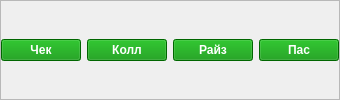
             <widget class="QFrame" name="actionBtns_frame">
              <property name="frameShape">
               <enum>QFrame::StyledPanel</enum>
              </property>
              <property name="frameShadow">
               <enum>QFrame::Raised</enum>
              </property>
              <layout class="QHBoxLayout" name="horizontalLayout_31">
               <property name="leftMargin">
                <number>0</number>
               </property>
               <property name="topMargin">
                <number>0</number>
               </property>
               <property name="rightMargin">
                <number>0</number>
               </property>
               <property name="bottomMargin">
                <number>0</number>
               </property>
               <item>
                <widget class="QPushButton" name="check_btn">
                 <property name="enabled">
                  <bool>true</bool>
                 </property>
                 <property name="sizePolicy">
                  <sizepolicy hsizetype="Fixed" vsizetype="Fixed">
                   <horstretch>0</horstretch>
                   <verstretch>0</verstretch>
                  </sizepolicy>
                 </property>
                 <property name="palette">
                  <palette>
                   <active>
                    <colorrole role="Button">
                     <brush brushstyle="SolidPattern">
                      <color alpha="255">
                       <red>0</red>
                       <green>143</green>
                       <blue>0</blue>
                      </color>
                     </brush>
                    </colorrole>
                    <colorrole role="ButtonText">
                     <brush brushstyle="SolidPattern">
                      <color alpha="255">
                       <red>255</red>
                       <green>255</green>
                       <blue>255</blue>
                      </color>
                     </brush>
                    </colorrole>
                    <colorrole role="Base">
                     <brush brushstyle="SolidPattern">
                      <color alpha="255">
                       <red>0</red>
                       <green>143</green>
                       <blue>0</blue>
                      </color>
                     </brush>
                    </colorrole>
                    <colorrole role="Window">
                     <brush brushstyle="SolidPattern">
                      <color alpha="255">
                       <red>0</red>
                       <green>143</green>
                       <blue>0</blue>
                      </color>
                     </brush>
                    </colorrole>
                   </active>
                   <inactive>
                    <colorrole role="Button">
                     <brush brushstyle="SolidPattern">
                      <color alpha="255">
                       <red>0</red>
                       <green>143</green>
                       <blue>0</blue>
                      </color>
                     </brush>
                    </colorrole>
                    <colorrole role="ButtonText">
                     <brush brushstyle="SolidPattern">
                      <color alpha="255">
                       <red>255</red>
                       <green>255</green>
                       <blue>255</blue>
                      </color>
                     </brush>
                    </colorrole>
                    <colorrole role="Base">
                     <brush brushstyle="SolidPattern">
                      <color alpha="255">
                       <red>0</red>
                       <green>143</green>
                       <blue>0</blue>
                      </color>
                     </brush>
                    </colorrole>
                    <colorrole role="Window">
                     <brush brushstyle="SolidPattern">
                      <color alpha="255">
                       <red>0</red>
                       <green>143</green>
                       <blue>0</blue>
                      </color>
                     </brush>
                    </colorrole>
                   </inactive>
                   <disabled>
                    <colorrole role="Button">
                     <brush brushstyle="SolidPattern">
                      <color alpha="255">
                       <red>0</red>
                       <green>143</green>
                       <blue>0</blue>
                      </color>
                     </brush>
                    </colorrole>
                    <colorrole role="ButtonText">
                     <brush brushstyle="SolidPattern">
                      <color alpha="255">
                       <red>120</red>
                       <green>120</green>
                       <blue>120</blue>
                      </color>
                     </brush>
                    </colorrole>
                    <colorrole role="Base">
                     <brush brushstyle="SolidPattern">
                      <color alpha="255">
                       <red>0</red>
                       <green>143</green>
                       <blue>0</blue>
                      </color>
                     </brush>
                    </colorrole>
                    <colorrole role="Window">
                     <brush brushstyle="SolidPattern">
                      <color alpha="255">
                       <red>0</red>
                       <green>143</green>
                       <blue>0</blue>
                      </color>
                     </brush>
                    </colorrole>
                   </disabled>
                  </palette>
                 </property>
                 <property name="font">
                  <font>
                   <weight>75</weight>
                   <bold>true</bold>
                   <stylestrategy>PreferDefault</stylestrategy>
                  </font>
                 </property>
                 <property name="styleSheet">
                  <string notr="true">background-color: rgb(0, 143, 0);</string>
                 </property>
                 <property name="text">
                  <string>Чек</string>
                 </property>
                </widget>
               </item>
               <item>
                <widget class="QPushButton" name="call_btn">
                 <property name="enabled">
                  <bool>true</bool>
                 </property>
                 <property name="sizePolicy">
                  <sizepolicy hsizetype="Fixed" vsizetype="Fixed">
                   <horstretch>0</horstretch>
                   <verstretch>0</verstretch>
                  </sizepolicy>
                 </property>
                 <property name="palette">
                  <palette>
                   <active>
                    <colorrole role="Button">
                     <brush brushstyle="SolidPattern">
                      <color alpha="255">
                       <red>0</red>
                       <green>143</green>
                       <blue>0</blue>
                      </color>
                     </brush>
                    </colorrole>
                    <colorrole role="ButtonText">
                     <brush brushstyle="SolidPattern">
                      <color alpha="255">
                       <red>255</red>
                       <green>255</green>
                       <blue>255</blue>
                      </color>
                     </brush>
                    </colorrole>
                    <colorrole role="Base">
                     <brush brushstyle="SolidPattern">
                      <color alpha="255">
                       <red>0</red>
                       <green>143</green>
                       <blue>0</blue>
                      </color>
                     </brush>
                    </colorrole>
                    <colorrole role="Window">
                     <brush brushstyle="SolidPattern">
                      <color alpha="255">
                       <red>0</red>
                       <green>143</green>
                       <blue>0</blue>
                      </color>
                     </brush>
                    </colorrole>
                   </active>
                   <inactive>
                    <colorrole role="Button">
                     <brush brushstyle="SolidPattern">
                      <color alpha="255">
                       <red>0</red>
                       <green>143</green>
                       <blue>0</blue>
                      </color>
                     </brush>
                    </colorrole>
                    <colorrole role="ButtonText">
                     <brush brushstyle="SolidPattern">
                      <color alpha="255">
                       <red>255</red>
                       <green>255</green>
                       <blue>255</blue>
                      </color>
                     </brush>
                    </colorrole>
                    <colorrole role="Base">
                     <brush brushstyle="SolidPattern">
                      <color alpha="255">
                       <red>0</red>
                       <green>143</green>
                       <blue>0</blue>
                      </color>
                     </brush>
                    </colorrole>
                    <colorrole role="Window">
                     <brush brushstyle="SolidPattern">
                      <color alpha="255">
                       <red>0</red>
                       <green>143</green>
                       <blue>0</blue>
                      </color>
                     </brush>
                    </colorrole>
                   </inactive>
                   <disabled>
                    <colorrole role="Button">
                     <brush brushstyle="SolidPattern">
                      <color alpha="255">
                       <red>0</red>
                       <green>143</green>
                       <blue>0</blue>
                      </color>
                     </brush>
                    </colorrole>
                    <colorrole role="ButtonText">
                     <brush brushstyle="SolidPattern">
                      <color alpha="255">
                       <red>120</red>
                       <green>120</green>
                       <blue>120</blue>
                      </color>
                     </brush>
                    </colorrole>
                    <colorrole role="Base">
                     <brush brushstyle="SolidPattern">
                      <color alpha="255">
                       <red>0</red>
                       <green>143</green>
                       <blue>0</blue>
                      </color>
                     </brush>
                    </colorrole>
                    <colorrole role="Window">
                     <brush brushstyle="SolidPattern">
                      <color alpha="255">
                       <red>0</red>
                       <green>143</green>
                       <blue>0</blue>
                      </color>
                     </brush>
                    </colorrole>
                   </disabled>
                  </palette>
                 </property>
                 <property name="font">
                  <font>
                   <weight>75</weight>
                   <bold>true</bold>
                   <stylestrategy>PreferDefault</stylestrategy>
                  </font>
                 </property>
                 <property name="styleSheet">
                  <string notr="true">background-color: rgb(0, 143, 0);</string>
                 </property>
                 <property name="text">
                  <string>Колл</string>
                 </property>
                </widget>
               </item>
               <item>
                <widget class="QPushButton" name="raise_btn">
                 <property name="enabled">
                  <bool>true</bool>
                 </property>
                 <property name="sizePolicy">
                  <sizepolicy hsizetype="Fixed" vsizetype="Fixed">
                   <horstretch>0</horstretch>
                   <verstretch>0</verstretch>
                  </sizepolicy>
                 </property>
                 <property name="palette">
                  <palette>
                   <active>
                    <colorrole role="Button">
                     <brush brushstyle="SolidPattern">
                      <color alpha="255">
                       <red>0</red>
                       <green>143</green>
                       <blue>0</blue>
                      </color>
                     </brush>
                    </colorrole>
                    <colorrole role="ButtonText">
                     <brush brushstyle="SolidPattern">
                      <color alpha="255">
                       <red>255</red>
                       <green>255</green>
                       <blue>255</blue>
                      </color>
                     </brush>
                    </colorrole>
                    <colorrole role="Base">
                     <brush brushstyle="SolidPattern">
                      <color alpha="255">
                       <red>0</red>
                       <green>143</green>
                       <blue>0</blue>
                      </color>
                     </brush>
                    </colorrole>
                    <colorrole role="Window">
                     <brush brushstyle="SolidPattern">
                      <color alpha="255">
                       <red>0</red>
                       <green>143</green>
                       <blue>0</blue>
                      </color>
                     </brush>
                    </colorrole>
                   </active>
                   <inactive>
                    <colorrole role="Button">
                     <brush brushstyle="SolidPattern">
                      <color alpha="255">
                       <red>0</red>
                       <green>143</green>
                       <blue>0</blue>
                      </color>
                     </brush>
                    </colorrole>
                    <colorrole role="ButtonText">
                     <brush brushstyle="SolidPattern">
                      <color alpha="255">
                       <red>255</red>
                       <green>255</green>
                       <blue>255</blue>
                      </color>
                     </brush>
                    </colorrole>
                    <colorrole role="Base">
                     <brush brushstyle="SolidPattern">
                      <color alpha="255">
                       <red>0</red>
                       <green>143</green>
                       <blue>0</blue>
                      </color>
                     </brush>
                    </colorrole>
                    <colorrole role="Window">
                     <brush brushstyle="SolidPattern">
                      <color alpha="255">
                       <red>0</red>
                       <green>143</green>
                       <blue>0</blue>
                      </color>
                     </brush>
                    </colorrole>
                   </inactive>
                   <disabled>
                    <colorrole role="Button">
                     <brush brushstyle="SolidPattern">
                      <color alpha="255">
                       <red>0</red>
                       <green>143</green>
                       <blue>0</blue>
                      </color>
                     </brush>
                    </colorrole>
                    <colorrole role="ButtonText">
                     <brush brushstyle="SolidPattern">
                      <color alpha="255">
                       <red>120</red>
                       <green>120</green>
                       <blue>120</blue>
                      </color>
                     </brush>
                    </colorrole>
                    <colorrole role="Base">
                     <brush brushstyle="SolidPattern">
                      <color alpha="255">
                       <red>0</red>
                       <green>143</green>
                       <blue>0</blue>
                      </color>
                     </brush>
                    </colorrole>
                    <colorrole role="Window">
                     <brush brushstyle="SolidPattern">
                      <color alpha="255">
                       <red>0</red>
                       <green>143</green>
                       <blue>0</blue>
                      </color>
                     </brush>
                    </colorrole>
                   </disabled>
                  </palette>
                 </property>
                 <property name="font">
                  <font>
                   <weight>75</weight>
                   <bold>true</bold>
                   <stylestrategy>PreferDefault</stylestrategy>
                  </font>
                 </property>
                 <property name="styleSheet">
                  <string notr="true">background-color: rgb(0, 143, 0);</string>
                 </property>
                 <property name="text">
                  <string>Райз</string>
                 </property>
                 <property name="checkable">
                  <bool>true</bool>
                 </property>
                </widget>
               </item>
               <item>
                <widget class="QPushButton" name="fold_btn">
                 <property name="enabled">
                  <bool>true</bool>
                 </property>
                 <property name="sizePolicy">
                  <sizepolicy hsizetype="Fixed" vsizetype="Fixed">
                   <horstretch>0</horstretch>
                   <verstretch>0</verstretch>
                  </sizepolicy>
                 </property>
                 <property name="palette">
                  <palette>
                   <active>
                    <colorrole role="Button">
                     <brush brushstyle="SolidPattern">
                      <color alpha="255">
                       <red>0</red>
                       <green>143</green>
                       <blue>0</blue>
                      </color>
                     </brush>
                    </colorrole>
                    <colorrole role="ButtonText">
                     <brush brushstyle="SolidPattern">
                      <color alpha="255">
                       <red>255</red>
                       <green>255</green>
                       <blue>255</blue>
                      </color>
                     </brush>
                    </colorrole>
                    <colorrole role="Base">
                     <brush brushstyle="SolidPattern">
                      <color alpha="255">
                       <red>0</red>
                       <green>143</green>
                       <blue>0</blue>
                      </color>
                     </brush>
                    </colorrole>
                    <colorrole role="Window">
                     <brush brushstyle="SolidPattern">
                      <color alpha="255">
                       <red>0</red>
                       <green>143</green>
                       <blue>0</blue>
                      </color>
                     </brush>
                    </colorrole>
                   </active>
                   <inactive>
                    <colorrole role="Button">
                     <brush brushstyle="SolidPattern">
                      <color alpha="255">
                       <red>0</red>
                       <green>143</green>
                       <blue>0</blue>
                      </color>
                     </brush>
                    </colorrole>
                    <colorrole role="ButtonText">
                     <brush brushstyle="SolidPattern">
                      <color alpha="255">
                       <red>255</red>
                       <green>255</green>
                       <blue>255</blue>
                      </color>
                     </brush>
                    </colorrole>
                    <colorrole role="Base">
                     <brush brushstyle="SolidPattern">
                      <color alpha="255">
                       <red>0</red>
                       <green>143</green>
                       <blue>0</blue>
                      </color>
                     </brush>
                    </colorrole>
                    <colorrole role="Window">
                     <brush brushstyle="SolidPattern">
                      <color alpha="255">
                       <red>0</red>
                       <green>143</green>
                       <blue>0</blue>
                      </color>
                     </brush>
                    </colorrole>
                   </inactive>
                   <disabled>
                    <colorrole role="Button">
                     <brush brushstyle="SolidPattern">
                      <color alpha="255">
                       <red>0</red>
                       <green>143</green>
                       <blue>0</blue>
                      </color>
                     </brush>
                    </colorrole>
                    <colorrole role="ButtonText">
                     <brush brushstyle="SolidPattern">
                      <color alpha="255">
                       <red>120</red>
                       <green>120</green>
                       <blue>120</blue>
                      </color>
                     </brush>
                    </colorrole>
                    <colorrole role="Base">
                     <brush brushstyle="SolidPattern">
                      <color alpha="255">
                       <red>0</red>
                       <green>143</green>
                       <blue>0</blue>
                      </color>
                     </brush>
                    </colorrole>
                    <colorrole role="Window">
                     <brush brushstyle="SolidPattern">
                      <color alpha="255">
                       <red>0</red>
                       <green>143</green>
                       <blue>0</blue>
                      </color>
                     </brush>
                    </colorrole>
                   </disabled>
                  </palette>
                 </property>
                 <property name="font">
                  <font>
                   <weight>75</weight>
                   <bold>true</bold>
                   <stylestrategy>PreferDefault</stylestrategy>
                  </font>
                 </property>
                 <property name="styleSheet">
                  <string notr="true">background-color: rgb(0, 143, 0);</string>
                 </property>
                 <property name="text">
                  <string>Пас</string>
                 </property>
                </widget>
               </item>
              </layout>
             </widget>
